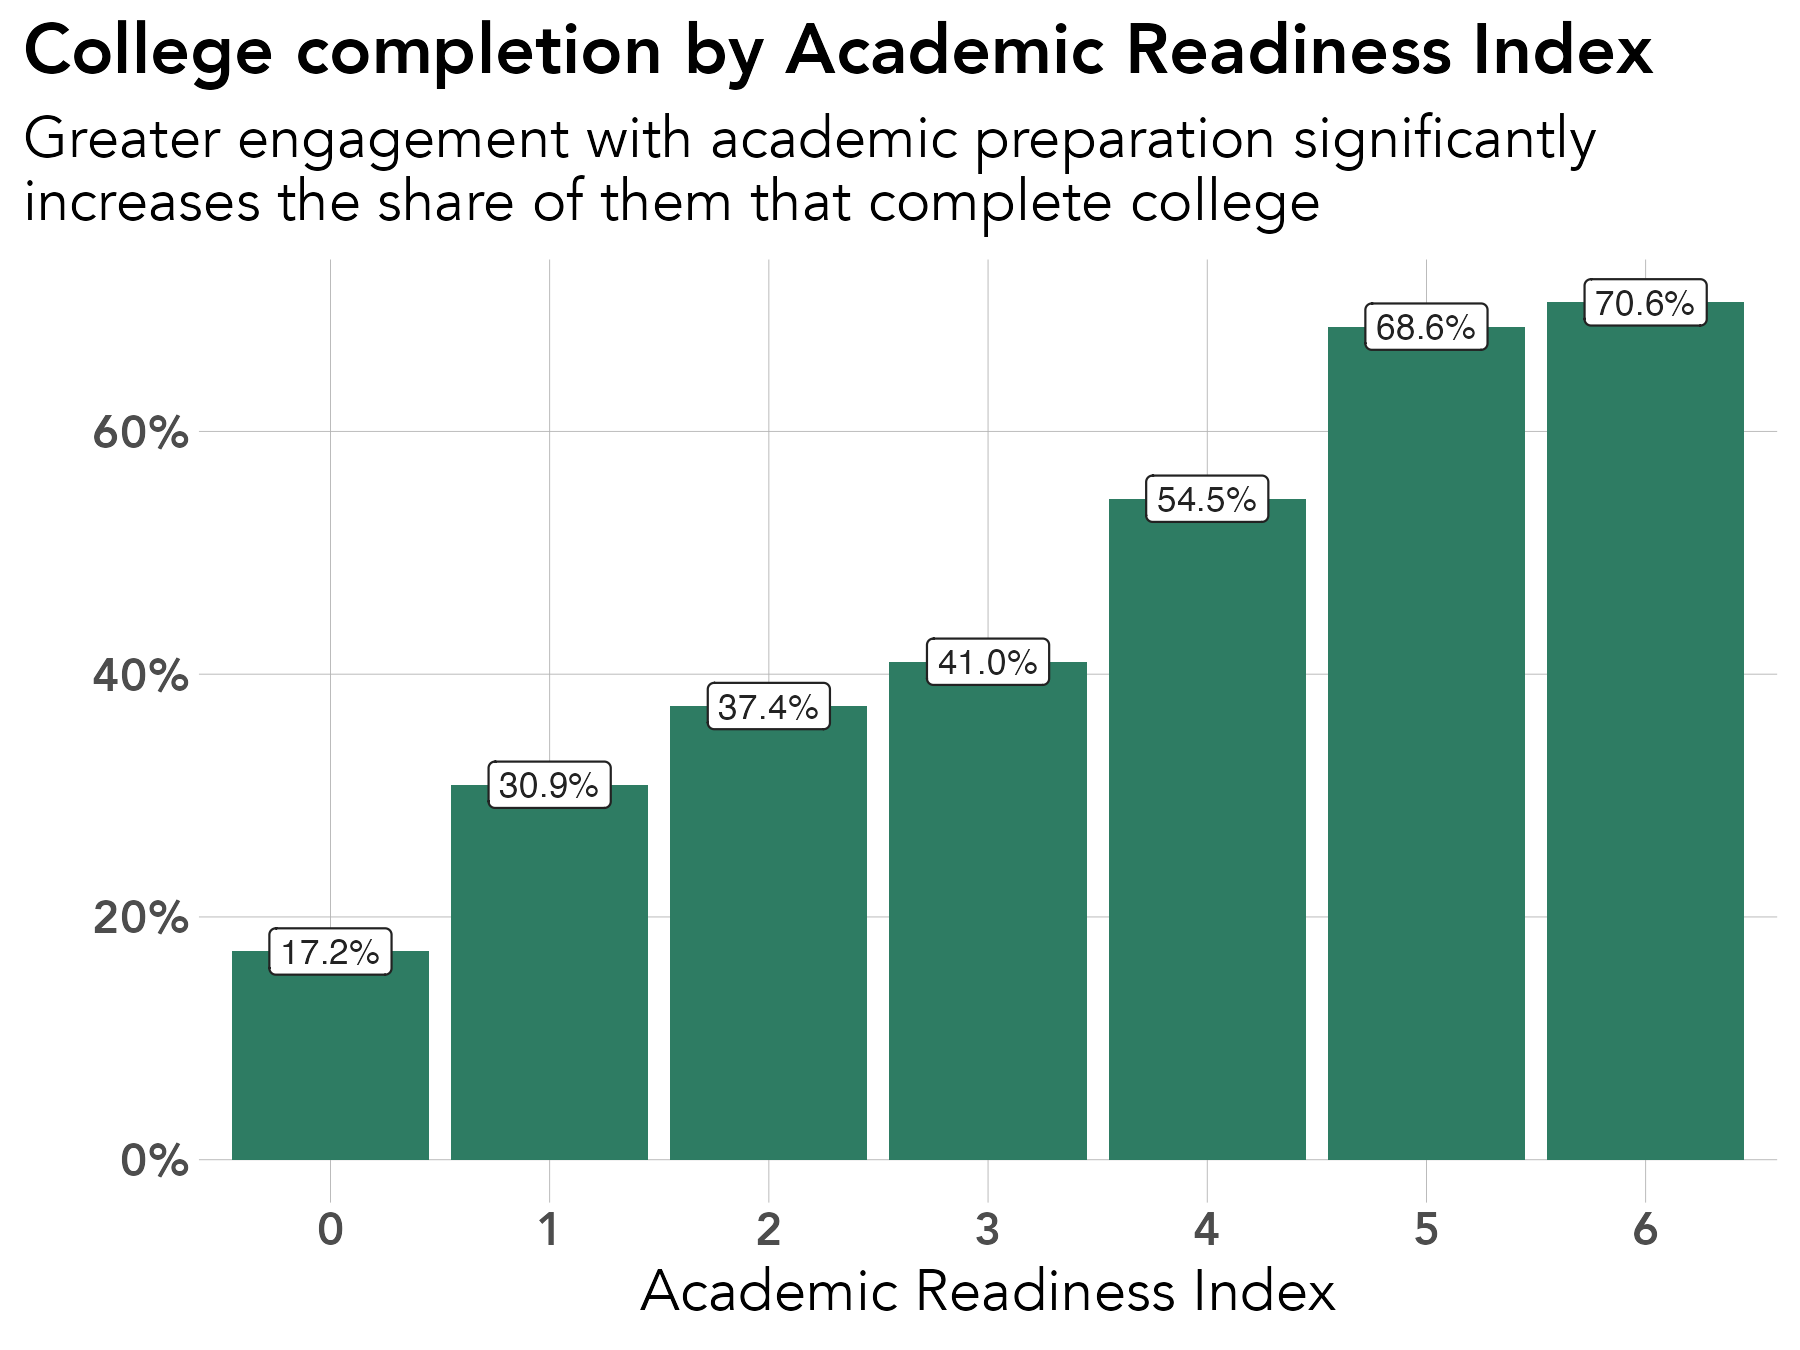

This figure's R source:
# library -----------------------------------------------------------------
library(tidyverse)
library(sf)
library(ggrepel)
library(scales)
library(ggiraph)
library(rmapshaper)
library(cowplot)
library(RColorBrewer)
library(readxl)
library(lubridate)
library(readxl)
library(systemfonts)
reset_font_cache()
library(ggtext)
library(janitor)
library(cowplot)
library(ggalluvial)
library(ggsankey)


rm(list = ls())

# themes ------------------------------------------------------------------
theme_bar <- theme_bw() +
  theme(panel.grid.major = element_line(color = "grey70", size = 0.1),
        panel.grid.minor = element_blank(),
        axis.ticks = element_blank(),
        axis.text = element_text(face = "bold"),
        panel.border = element_blank(),
        legend.background = element_rect(fill = "transparent", color = "transparent"),
        legend.key = element_rect(fill = "transparent"),
        legend.key.size = unit(1, "lines"),
        legend.margin = margin(0,0,0,0),
        legend.title = element_blank(),
        legend.text = element_text(margin = margin(l = 2)),
        text = element_text(family = "Avenir") ,
        plot.title.position = "plot",
        plot.title = element_text(face = "bold"))

theme_line <- theme_bw() +
  theme(legend.background = element_rect(fill = "transparent", color = "transparent"),
        legend.key = element_rect(fill = "transparent"),
        legend.text = element_text(margin = margin(l = 2)),
        panel.grid.minor = element_blank(),
        panel.grid.major = element_line(color = "grey70", size = 0.1),
        axis.ticks = element_blank(),
        axis.text = element_text(face = "bold"),
        panel.border = element_blank(),
        legend.margin = margin(0,0,0,0),
        legend.key.size = unit(1, "lines"),
        text = element_text(family = "Avenir") ,
        plot.title.position = "plot",
        plot.title = element_text(face = "bold"))


theme_sf <- theme_bw() +
  theme(axis.text.x=element_blank(),
        axis.text.y=element_blank(),
        axis.ticks=element_blank(),
        panel.background = element_blank(),
        panel.grid.major = element_line(color = "white"),
        panel.border = element_blank(),
        legend.title = element_blank(),
        legend.text = element_text(margin = margin(l = 2)),
        legend.margin = margin(0,0,0,0),
        legend.key.size = unit(1, "lines"),
        text = element_text(family = "Avenir") ,
        plot.title.position = "plot",
        plot.title = element_text(face = "bold"))

theme_all <- theme_bw() +
  theme(axis.ticks=element_blank(),
        axis.text.y = element_blank(),
        panel.background = element_blank(),
        panel.grid.major = element_blank(),
        panel.grid = element_blank(),
        panel.border = element_blank(),
        legend.title = element_blank(),
        legend.text = element_text(margin = margin(l = 2)),
        legend.margin = margin(0,0,0,0),
        legend.key.size = unit(1, "lines"),
        text = element_text(family = "Avenir") ,
        plot.title.position = "plot",
        plot.title = element_text(face = "bold"))


regions <- read_csv("/Users/kellyasche/Library/CloudStorage/GoogleDrive-kasche@ruralmn.org/My Drive/Data Prep/R Projects/Join docs/county_regions.csv") %>%
  select(5,6) %>%
  unique() %>%
  mutate(edr = str_replace(edr, "  ", " "),
         planning.region = str_replace(planning.region, " Minnesota", ""),
         planning.region = fct_relevel(planning.region, "Northwest", "Northeast", "Central", "Seven County Mpls-St Paul", "Southwest", "Southeast"),
         edr = fct_relevel(edr, "EDR 1 - Northwest", "EDR 2 - Headwaters", "EDR 3 - Arrowhead", "EDR 4 - West Central", "EDR 5 - North Central", "EDR 6E- Southwest Central", "EDR 6W- Upper Minnesota Valley", "EDR 7E- East Central", "EDR 7W- Central", "EDR 8 - Southwest", "EDR 9 - South Central", "EDR 10 - Southeast", "EDR 11 - 7 County Twin Cities", "Minnesota"))

counties.regions <- read_csv("/Users/kellyasche/Library/CloudStorage/GoogleDrive-kasche@ruralmn.org/My Drive/Data Prep/R Projects/Join docs/county_regions.csv") %>%
  mutate(countyfp = formatC(countyfp, width = 3, flag = "0"),
         Name = str_to_title(Name),
         Name = str_replace(Name, "Q", "q"),
         Name = str_replace(Name, "Of The", "of the"),
         Name = str_replace(Name, "Mcleod", "McLeod"),
         Dem_Desc = ifelse(Name == "Minnesota", "Minnesota", Dem_Desc) ,
         edr = str_replace(edr, "  ", " "),
         planning.region = str_replace(planning.region, " Minnesota", ""),
         planning.region = fct_relevel(planning.region, "Northwest", "Northeast", "Central", "Seven County Mpls-St Paul", "Southwest", "Southeast"),
         edr = fct_relevel(edr, "EDR 1 - Northwest", "EDR 2 - Headwaters", "EDR 3 - Arrowhead", "EDR 4 - West Central", "EDR 5 - North Central", "EDR 6E- Southwest Central", "EDR 6W- Upper Minnesota Valley", "EDR 7E- East Central", "EDR 7W- Central", "EDR 8 - Southwest", "EDR 9 - South Central", "EDR 10 - Southeast", "EDR 11 - 7 County Twin Cities", "Minnesota"))

color.ruca <- c("Entirely rural" = "#009933", "Town/rural mix" = "#99CC33", "Urban/town/rural mix" = "#CC9966", "Entirely urban" = "#754C29", "Minnesota" = "black")

color.pr <- c("Northwest" = "#4575b4","Northeast" = "grey", "Central" = "#fee090", "Seven County Mpls-St Paul" = "#d73027", "Southwest" = "#91bfdb", "Southeast" = "#fc8d59", "Minnesota" = "black")

color.edr <- c("EDR 1 - Northwest" = "#b3cde3", "EDR 2 - Headwaters" = "#8c96c6", "EDR 3 - Arrowhead" = "#fe9929", "EDR 4 - West Central" = "#8856a7", "EDR 5 - North Central" = "#810f7c", "EDR 6E- Southwest Central" = "#e5f5f9", "EDR 6W- Upper Minnesota Valley" = "#bdc9e1", "EDR 7E- East Central" = "#99d8c9", "EDR 7W- Central" = "#2ca25f", "EDR 8 - Southwest" = "#74a9cf", "EDR 9 - South Central" = "#0570b0", "EDR 10 - Southeast" = "#d7301f", "EDR 11 - 7 County Twin Cities" = "#d8b365", "Minnesota" = "black")

color.pr.edr <- c ("Northwest" = "#4575b4","Northeast" = "#e0f3f8", "Central" = "#fee090", "Seven County Mpls-St Paul" = "#d73027", "Southwest" = "#91bfdb", "Southeast" = "#fc8d59", "Minnesota" = "black", "EDR 1 - Northwest" = "#b3cde3", "EDR 2 - Headwaters" = "#8c96c6", "EDR 3 - Arrowhead" = "#fe9929", "EDR 4 - West Central" = "#8856a7", "EDR 5 - North Central" = "#810f7c", "EDR 6E- Southwest Central" = "#e5f5f9", "EDR 6W- Upper Minnesota Valley" = "#bdc9e1", "EDR 7E- East Central" = "#99d8c9", "EDR 7W- Central" = "#2ca25f", "EDR 8 - Southwest" = "#74a9cf", "EDR 9 - South Central" = "#0570b0", "EDR 10 - Southeast" = "#d7301f", "EDR 11 - 7 County Twin Cities" = "#d8b365")

color.six <- c("#009933", "#4575b4", "grey", "#fee090", "#fc8d59", "#d73027")

mn_counties <- st_read("/Users/kellyasche/Library/CloudStorage/GoogleDrive-kasche@ruralmn.org/My Drive/Data Prep/R Projects/Shapefiles/County shapefiles/MNCounties_MNDOT.shp", quiet = TRUE) %>%
  ms_simplify(keep = .01, keep_shapes = TRUE) %>%
  rename("countyfp" = "FIPS_CODE")

counties.regions.1 <- counties.regions %>%
  mutate(statefp = "27",
         project.pr = ifelse(edr %in% c("EDR 1 - Northwest", "EDR 2 - Headwaters", "EDR 4 - West Central"), "Northwest",
                             ifelse(edr == "EDR 3 - Arrowhead", "Northeast",
                                    ifelse(edr %in% c("EDR 5 - North Central", "EDR 7E- East Central", "EDR 7W- Central"), "Central",
                                           ifelse(edr %in% c("EDR 6E- Southwest Central", "EDR 6W- Upper Minnesota Valley", "EDR 8 - Southwest"), "Southwest",
                                                  ifelse(edr %in% c("EDR 9 - South Central", "EDR 10 - Southeast"), "Southern", as.character(planning.region)))))),
         project.pr = fct_relevel(project.pr, "Northwest", "Northeast", "Central", "Seven County Mpls-St Paul", "Southwest", "Southern"))


# Prep data ---------------------------------------------------------------

original <- read_csv("Data/SLEDS/Masters/Master-report-dataset.csv")

academic.prep <- original %>%
  select(PersonID, ap.exam, ACTCompositeScore, pseo.participant, MCA.M, MCA.R, MCA.S) %>%
  mutate(
    # Academic engagement indicators
    ap_exam = if_else(ap.exam == 1, 1L, 0L),
    pseo = if_else(pseo.participant == 1, 1L, 0L),
    
    # Academic performance indicators
    act_high = if_else(!is.na(ACTCompositeScore) & ACTCompositeScore >= 21, 1L, 0L),
    mca_math_prof = if_else(!is.na(MCA.M) & MCA.M >= 3, 1L, 0L),
    mca_read_prof = if_else(!is.na(MCA.R) & MCA.R >= 3, 1L, 0L),
    mca_sci_prof = if_else(!is.na(MCA.S) & MCA.S >= 3, 1L, 0L)
  ) %>%
  mutate(
    academic_prep_count = rowSums(
      cbind(
        ap_exam,
        pseo,
        act_high,
        mca_math_prof,
        mca_read_prof,
        mca_sci_prof
      ),
      na.rm = TRUE
    )
  ) %>%
  select(PersonID, academic_prep_count)

data <- original %>%
  left_join(academic.prep, by = "PersonID") %>% 
  select(ps.grad, academic_prep_count) %>%
  filter(ps.grad != "Attending ps") %>%
  mutate(academic_prep_count = as.character(academic_prep_count),
         academic_prep_count = fct_relevel(academic_prep_count, "0", "1", "2", "3", "4", "5", "6"),
         ps.grad = ifelse(ps.grad == "No", "Non-college grad", "College grad")) %>%
  group_by(academic_prep_count, ps.grad) %>%
  summarize(n = n()) %>%
  ungroup() %>%
  group_by(academic_prep_count) %>%
  mutate(pct = n / sum(n)) %>%
  ungroup() %>%
  filter(ps.grad == "College grad")
  

# Create chart ------------------------------------------------------------

names(data)

ggplot(data, aes(academic_prep_count, pct)) +
  geom_col(position = "dodge", fill = "#2E7C63") +
  geom_label(aes(label = percent(pct, accuracy = .1)), show.legend = FALSE, position = position_dodge(width = .9), color = "#222222", size = 3) +
  labs(x="Academic Readiness Index", 
       y = "", 
       title = "College completion by Academic Readiness Index",
       subtitle = "Greater engagement with academic preparation significantly\nincreases the share of them that complete college")+
  scale_y_continuous(labels=scales::percent) +
  theme_bar+
  theme(legend.position = "bottom",
        legend.box.margin = margin(-20, 0, 0, 0),
        text = element_text(size = 14))

ggsave(filename = "Charts/Paper report 3/college-grad-academic-prep-score.pdf", device = cairo_pdf, dpi = "print", width = 6, height = 4.5)

ggsave(filename = "Charts/Paper report 3/college-grad-academic-prep-score.png", dpi = "print", width = 6, height = 4.5)
